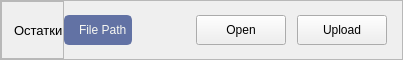
       <widget class="QFrame" name="frame_Stock">
        <property name="minimumSize">
         <size>
          <width>0</width>
          <height>60</height>
         </size>
        </property>
        <property name="maximumSize">
         <size>
          <width>16777215</width>
          <height>60</height>
         </size>
        </property>
        <property name="frameShape">
         <enum>QFrame::StyledPanel</enum>
        </property>
        <property name="frameShadow">
         <enum>QFrame::Raised</enum>
        </property>
        <layout class="QHBoxLayout" name="horizontalLayout_3">
         <property name="spacing">
          <number>0</number>
         </property>
         <property name="leftMargin">
          <number>0</number>
         </property>
         <property name="topMargin">
          <number>0</number>
         </property>
         <property name="rightMargin">
          <number>0</number>
         </property>
         <property name="bottomMargin">
          <number>0</number>
         </property>
         <item>
          <widget class="QFrame" name="frame_stock">
           <property name="maximumSize">
            <size>
             <width>150</width>
             <height>16777215</height>
            </size>
           </property>
           <property name="styleSheet">
            <string notr="true"/>
           </property>
           <property name="frameShape">
            <enum>QFrame::StyledPanel</enum>
           </property>
           <property name="frameShadow">
            <enum>QFrame::Raised</enum>
           </property>
           <layout class="QHBoxLayout" name="horizontalLayout_4">
            <property name="leftMargin">
             <number>12</number>
            </property>
            <property name="topMargin">
             <number>0</number>
            </property>
            <property name="rightMargin">
             <number>0</number>
            </property>
            <property name="bottomMargin">
             <number>0</number>
            </property>
            <item>
             <widget class="QLabel" name="label_4">
              <property name="minimumSize">
               <size>
                <width>0</width>
                <height>0</height>
               </size>
              </property>
              <property name="maximumSize">
               <size>
                <width>16777215</width>
                <height>16777215</height>
               </size>
              </property>
              <property name="font">
               <font>
                <pointsize>10</pointsize>
               </font>
              </property>
              <property name="text">
               <string>Остатки</string>
              </property>
             </widget>
            </item>
           </layout>
          </widget>
         </item>
         <item>
          <widget class="QFrame" name="frame_7">
           <property name="maximumSize">
            <size>
             <width>16777215</width>
             <height>16777215</height>
            </size>
           </property>
           <layout class="QVBoxLayout" name="verticalLayout_4">
            <property name="spacing">
             <number>6</number>
            </property>
            <property name="leftMargin">
             <number>0</number>
            </property>
            <property name="topMargin">
             <number>0</number>
            </property>
            <property name="rightMargin">
             <number>0</number>
            </property>
            <property name="bottomMargin">
             <number>0</number>
            </property>
            <item>
             <widget class="QLabel" name="label_stock_file">
              <property name="minimumSize">
               <size>
                <width>0</width>
                <height>30</height>
               </size>
              </property>
              <property name="maximumSize">
               <size>
                <width>16777215</width>
                <height>30</height>
               </size>
              </property>
              <property name="styleSheet">
               <string notr="true">background-color: #6272a4;
border-radius: 5px;
border: 2px solid #6272a4;
padding-left: 10px;
selection-color: rgb(255, 255, 255);
selection-background-color: rgb(255, 121, 198);
color: #f8f8f2;</string>
              </property>
              <property name="text">
               <string>File Path</string>
              </property>
             </widget>
            </item>
           </layout>
          </widget>
         </item>
         <item>
          <spacer name="horizontalSpacer_2">
           <property name="orientation">
            <enum>Qt::Horizontal</enum>
           </property>
           <property name="sizeType">
            <enum>QSizePolicy::Fixed</enum>
           </property>
           <property name="sizeHint" stdset="0">
            <size>
             <width>50</width>
             <height>20</height>
            </size>
           </property>
          </spacer>
         </item>
         <item>
          <widget class="QFrame" name="frame_8">
           <property name="minimumSize">
            <size>
             <width>220</width>
             <height>0</height>
            </size>
           </property>
           <property name="maximumSize">
            <size>
             <width>220</width>
             <height>16777215</height>
            </size>
           </property>
           <layout class="QHBoxLayout" name="horizontalLayout_7">
            <property name="leftMargin">
             <number>9</number>
            </property>
            <property name="topMargin">
             <number>9</number>
            </property>
            <item>
             <widget class="QPushButton" name="btn_stock_open_file">
              <property name="minimumSize">
               <size>
                <width>90</width>
                <height>30</height>
               </size>
              </property>
              <property name="maximumSize">
               <size>
                <width>90</width>
                <height>16777215</height>
               </size>
              </property>
              <property name="text">
               <string>Open</string>
              </property>
              <property name="icon">
               <iconset resource="../../static/resource.qrc">
                <normaloff>:/icon/icon/folder.svg</normaloff>:/icon/icon/folder.svg</iconset>
              </property>
             </widget>
            </item>
            <item>
             <widget class="QPushButton" name="btn_stock_upload_file">
              <property name="minimumSize">
               <size>
                <width>90</width>
                <height>30</height>
               </size>
              </property>
              <property name="maximumSize">
               <size>
                <width>90</width>
                <height>16777215</height>
               </size>
              </property>
              <property name="text">
               <string>Upload</string>
              </property>
              <property name="icon">
               <iconset resource="../../static/resource.qrc">
                <normaloff>:/icon/icon/upload.svg</normaloff>:/icon/icon/upload.svg</iconset>
              </property>
             </widget>
            </item>
           </layout>
          </widget>
         </item>
        </layout>
       </widget>
